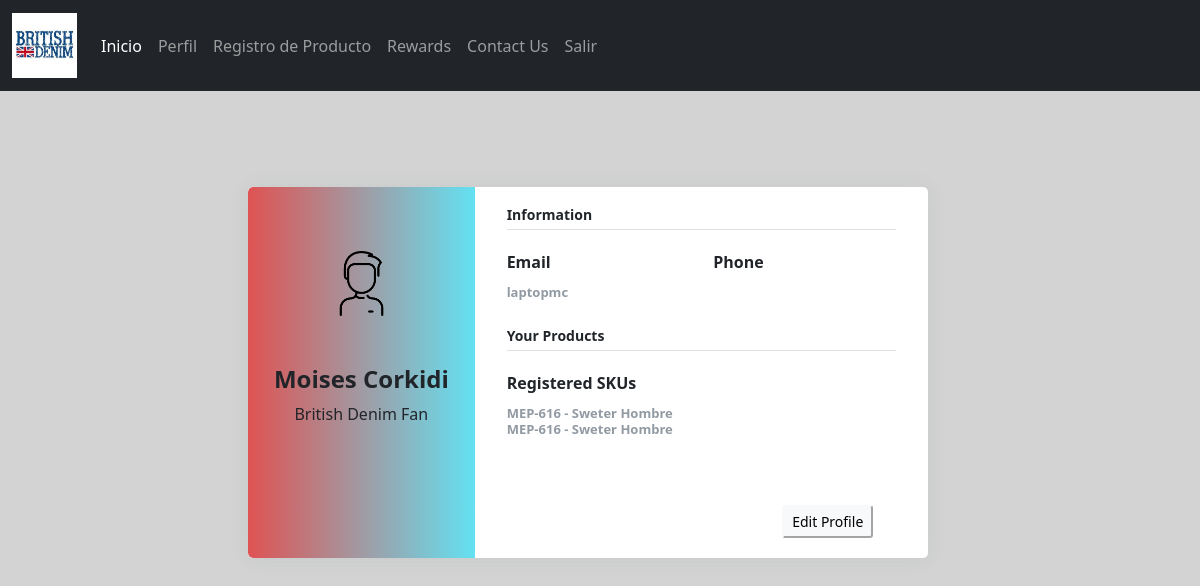
/profile/ (signed in), run on an earlier commit of the app's database.
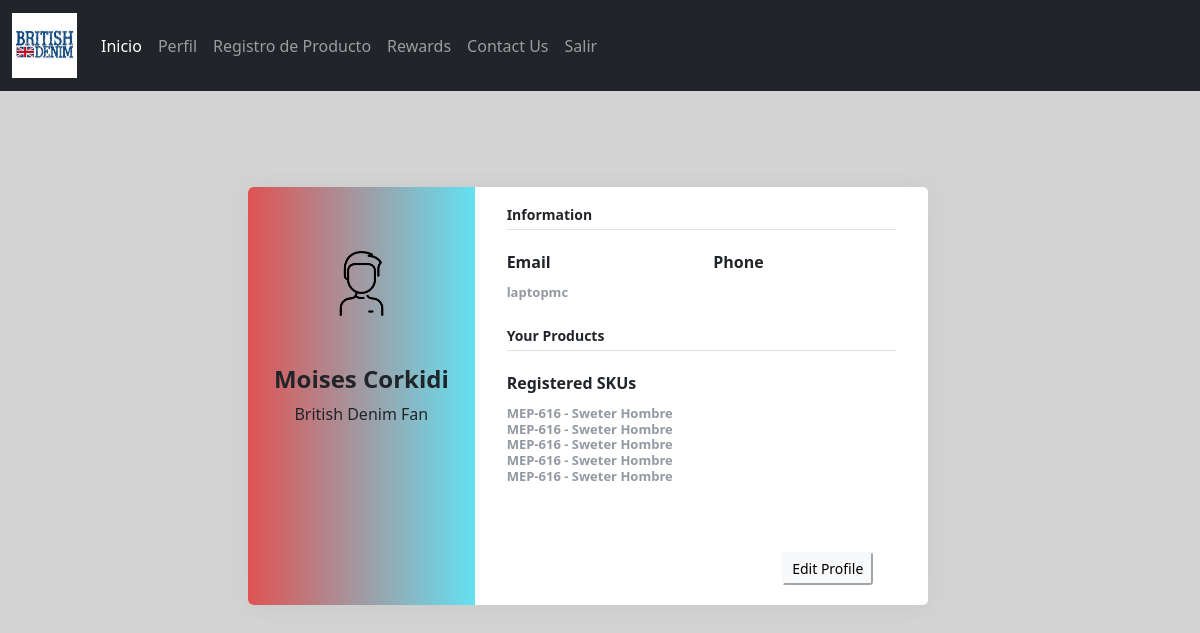
And on a later commit of the database.
### britishdenim/models.py (models this page shows, shortened)
class Consumer(models.Model):
    user_id = models.ForeignKey(User, on_delete=models.CASCADE, default=1)
    sku = models.ForeignKey(Item,on_delete=models.CASCADE)
    where = models.CharField(max_length=100, default="")
    when = models.CharField(max_length=100, default="")
    country = models.CharField(max_length=100, default="")
    city = models.CharField(max_length=100, default="")
    getInfo = models.BooleanField(default = True)

class Item(models.Model):
    sku = models.CharField(max_length=200)
    name = models.CharField(max_length=200, default="")
    def __str__(self):
        return self.sku

### user/views.py (the view)
# urls.py: path('profile/', user_views.profile, name='profile'),
@login_required
def profile(request):
    items = Item.objects.all()
    consumer = Consumer.objects.filter(user_id=request.user)
    context = {'items': items, 'consumer': consumer}
    return render(request, 'user/profile.html', context)

### user/templates/user/profile.html (shortened to what this page needs)
{% extends "britishdenim/base.html" %}
{% block body %}
{% load static %}
<div class="pt-5"></div>
<div class="page-content page-container" id="page-content">
    <div class="padding">
        <div class="row container d-flex justify-content-center">
            <div class="col-xl-8 col-md-12">
                <div class="card user-card-full">
                    <div class="row m-l-0 m-r-0">
                        <div class="col-sm-4 bg-c-lite-green user-profile">
                            <div class="card-block text-center text-black">
                                <br>
                                <div class="m-b-25"> <img src="{% static '/britishdenim/images/user.png' %}" class="img-radius" alt="User-Profile-Image" width="65" height="65"> </div>
                                <br>
                                <h4 class="f-w-600">{{ user.first_name}} {{user.last_name}}</h4>
                                <p>British Denim Fan</p>
                            </div>
                        </div>
                        <div class="col-sm-8">
                            <div class="card-block">
                                <h6 class="m-b-20 p-b-5 b-b-default f-w-600">Information</h6>
                                <div class="row">
                                    <div class="col-sm-6">
                                        <p class="m-b-10 f-w-600">Email</p>
                                        <h6 class="text-muted f-w-400">{{user.username}}</h6>
                                    </div>
                                    <div class="col-sm-6">
                                        <p class="m-b-10 f-w-600">Phone</p>
                                    </div>
                                </div>
                                <h6 class="m-b-20 m-t-40 p-b-5 b-b-default f-w-600">Your Products</h6>
                                <div class="row">
                                    <div class="col-sm-6">
                                        <p class="m-b-10 f-w-600">Registered SKUs</p>
                                        <h6 class="text-muted f-w-400">
                                            {% for i in consumer %}
                                            {{ i.sku}} - {{i.sku.name}}
                                            <br>
                                            {%endfor%}
                                        </h6>
                                    </div>
                                </div>
                                <ul class="social-link list-unstyled m-t-40 m-b-10">
                                    <li></li>
                                    <li></li>
                                    <li></li>
                                </ul>
                                <div class="row">
                                    <div class="col-8"></div>
                                    <div class="col-4">
                                        <button type="submit" class="btn-sm btn-light">Edit Profile</button>
                                    </div>
                                </div>
                            </div>
                        </div>
                    </div>
                </div>
            </div>
        </div>
    </div>
</div>
{% endblock %}

### britishdenim/templates/britishdenim/base.html (shortened to what this page needs)
<!DOCTYPE html>
<html>
<head>
  {% load static %}
  {% load i18n %}
    <link href="https://cdn.jsdelivr.net/npm/bootstrap@5.0.2/dist/css/bootstrap.min.css" rel="stylesheet">
    <link rel="stylesheet" type="text/css" href="{% static 'britishdenim/style.css' %}">
</head>
<body>
    <nav class="navbar navbar-expand-lg navbar-dark bg-dark">
        <div class="container-fluid">
          <a class="navbar-brand" href="{% url 'index' %}"><img src="{% static '/britishdenim/images/logo.png' %}" alt="Logo" width="65" height="65"></a>
          <div class="collapse navbar-collapse" id="navbarNav">
            <ul class="navbar-nav">
              <li class="nav-item">
                <a class="nav-link active" aria-current="page" href="{% url 'index' %}">{% translate "Home" %}</a>
              </li>
              <li class="nav-item">
                <a class="nav-link" href="{% url 'profile' %}">{% translate "Profile" %}</a>
              </li>
              <li class="nav-item">
                <a class="nav-link" href="{% url 'register' sku='_' %}">{% translate "Register Product" %}</a>
              </li>
              <li class="nav-item">
                <a class="nav-link" href="{% url 'rewards' %}">{% translate "Rewards" %}</a>
              </li>
              <li class="nav-item">
                <a class="nav-link" href="{% url 'contact' %}">{% translate "Contact Us" %}</a>
              </li>
              <li class="nav-item">
                {% translate "Log Out" as logout %}
                {% translate "Log In" as login %}
                {% translate "Not Registered? Sign In" as register %}
                {% if user.is_authenticated %}
                <a class="nav-link" href="{% url 'logout'%}" tabindex="-1" >{% blocktranslate %}{{logout}}{% endblocktranslate %}</a>
                {% else %}
                <a class="nav-link" href="{% url 'login'%}" tabindex="-1" >{% blocktranslate %}{{login}}{% endblocktranslate %}</a>
              </li>
              <li class= "nav-item">
                <a class="nav-link" href="{% url 'signin'%}" tabindex="-2" >{% blocktranslate %}{{register}}{% endblocktranslate %}</a>
              </li>
                {%endif %}
            </ul>
          </div>
        </div>
      </nav>
    {% block body %}
    {% endblock %}
</body>
</html>

### britishdenim/static/britishdenim/style.css (style rules this page uses)
body { background-color: #c7c7c7c4 }
.padding { padding: 3rem !important }
.user-card-full { overflow: hidden }
.card { border-radius: 5px; -webkit-box-shadow: 0 1px 20px 0 rgba(69, 90, 100, 0.08); box-shadow: 0 1px 20px 0 rgba(69, 90, 100, 0.08); border: none; margin-bottom: 30px }
.m-r-0 { margin-right: 0px }
.m-l-0 { margin-left: 0px }
.user-card-full .user-profile { border-radius: 5px 0 0 5px }
.bg-c-lite-green { background: linear-gradient(to right, #df5353, #63e1f2) }
.user-profile { padding: 20px 0 }
.card-block { padding: 1.25rem }
.m-b-25 { margin-bottom: 25px }
.img-radius { border-radius: 5px }
h6 { font-size: 14px }
.card .card-block p { line-height: 25px }
.b-b-default { border-bottom: 1px solid #e0e0e0 }
.m-b-20 { margin-bottom: 20px }
.p-b-5 { padding-bottom: 5px !important }
.m-b-10 { margin-bottom: 10px }
.text-muted { color: #919aa3 !important }
.f-w-600 { font-weight: 600 }
.m-t-40 { margin-top: 20px }
.user-card-full .social-link li { display: inline-block }
.text-muted { font-size: 13px; font-weight: bold }

What changed in the data, as far as the page shows it:
added Consumer: sku "MEP-616", sku.name "Sweter Hombre"
added Consumer: sku "MEP-616", sku.name "Sweter Hombre"
added Consumer: sku "MEP-616", sku.name "Sweter Hombre"
